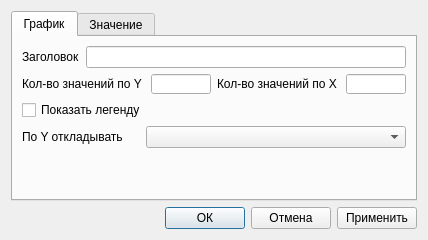
<?xml version="1.0" encoding="UTF-8"?>
<ui version="4.0">
 <class>ChartPreferencesDialog</class>
 <widget class="QDialog" name="ChartPreferencesDialog">
  <property name="geometry">
   <rect>
    <x>0</x>
    <y>0</y>
    <width>429</width>
    <height>243</height>
   </rect>
  </property>
  <property name="sizePolicy">
   <sizepolicy hsizetype="Fixed" vsizetype="Fixed">
    <horstretch>0</horstretch>
    <verstretch>0</verstretch>
   </sizepolicy>
  </property>
  <property name="windowTitle">
   <string>Настройки графика</string>
  </property>
  <layout class="QGridLayout" name="gridLayout_2">
   <property name="sizeConstraint">
    <enum>QLayout::SetFixedSize</enum>
   </property>
   <item row="0" column="0">
    <widget class="QTabWidget" name="tabWidget">
     <property name="currentIndex">
      <number>0</number>
     </property>
     <widget class="QWidget" name="chartTab">
      <attribute name="title">
       <string>График</string>
      </attribute>
      <layout class="QGridLayout" name="gridLayout">
       <item row="2" column="0">
        <widget class="QCheckBox" name="showLegendCheckBox">
         <property name="text">
          <string>Показать легенду</string>
         </property>
        </widget>
       </item>
       <item row="3" column="0">
        <layout class="QHBoxLayout" name="horizontalLayout_6">
         <item>
          <widget class="QLabel" name="yTraceLabel">
           <property name="text">
            <string>По Y откладывать</string>
           </property>
          </widget>
         </item>
         <item>
          <widget class="QComboBox" name="yTraceComboBox">
           <property name="minimumSize">
            <size>
             <width>260</width>
             <height>20</height>
            </size>
           </property>
          </widget>
         </item>
        </layout>
       </item>
       <item row="1" column="0">
        <layout class="QHBoxLayout" name="horizontalLayout_5">
         <item>
          <layout class="QHBoxLayout" name="horizontalLayout_3">
           <item>
            <widget class="QLabel" name="yValueLabel">
             <property name="text">
              <string>Кол-во значений по Y</string>
             </property>
            </widget>
           </item>
           <item>
            <widget class="QLineEdit" name="yValueLineEdit">
             <property name="maximumSize">
              <size>
               <width>60</width>
               <height>20</height>
              </size>
             </property>
            </widget>
           </item>
          </layout>
         </item>
         <item>
          <layout class="QHBoxLayout" name="horizontalLayout_4">
           <item>
            <widget class="QLabel" name="xValueLabel">
             <property name="text">
              <string>Кол-во значений по X</string>
             </property>
            </widget>
           </item>
           <item>
            <widget class="QLineEdit" name="xValueLineEdit">
             <property name="maximumSize">
              <size>
               <width>60</width>
               <height>20</height>
              </size>
             </property>
            </widget>
           </item>
          </layout>
         </item>
        </layout>
       </item>
       <item row="0" column="0">
        <layout class="QHBoxLayout" name="horizontalLayout_2">
         <item>
          <widget class="QLabel" name="titleLabel">
           <property name="text">
            <string>Заголовок</string>
           </property>
          </widget>
         </item>
         <item>
          <widget class="QLineEdit" name="titleLineEdit">
           <property name="minimumSize">
            <size>
             <width>300</width>
             <height>20</height>
            </size>
           </property>
          </widget>
         </item>
        </layout>
       </item>
       <item row="4" column="0">
        <spacer name="verticalSpacer">
         <property name="orientation">
          <enum>Qt::Vertical</enum>
         </property>
         <property name="sizeHint" stdset="0">
          <size>
           <width>20</width>
           <height>40</height>
          </size>
         </property>
        </spacer>
       </item>
      </layout>
     </widget>
     <widget class="QWidget" name="chartValueTab">
      <attribute name="title">
       <string>Значение</string>
      </attribute>
      <layout class="QGridLayout" name="gridLayout_3">
       <item row="0" column="0">
        <layout class="QHBoxLayout" name="horizontalLayout_7">
         <item>
          <widget class="QLabel" name="label">
           <property name="text">
            <string>Значение</string>
           </property>
          </widget>
         </item>
         <item>
          <spacer name="horizontalSpacer_2">
           <property name="orientation">
            <enum>Qt::Horizontal</enum>
           </property>
           <property name="sizeHint" stdset="0">
            <size>
             <width>40</width>
             <height>20</height>
            </size>
           </property>
          </spacer>
         </item>
         <item>
          <widget class="QComboBox" name="valueComboBox">
           <property name="minimumSize">
            <size>
             <width>280</width>
             <height>20</height>
            </size>
           </property>
          </widget>
         </item>
        </layout>
       </item>
       <item row="1" column="0">
        <layout class="QHBoxLayout" name="horizontalLayout_8">
         <item>
          <widget class="QLabel" name="label_2">
           <property name="text">
            <string>Заголовок</string>
           </property>
          </widget>
         </item>
         <item>
          <spacer name="horizontalSpacer_3">
           <property name="orientation">
            <enum>Qt::Horizontal</enum>
           </property>
           <property name="sizeHint" stdset="0">
            <size>
             <width>40</width>
             <height>20</height>
            </size>
           </property>
          </spacer>
         </item>
         <item>
          <widget class="QComboBox" name="titleComboBox">
           <property name="minimumSize">
            <size>
             <width>280</width>
             <height>20</height>
            </size>
           </property>
          </widget>
         </item>
        </layout>
       </item>
       <item row="2" column="0">
        <layout class="QHBoxLayout" name="horizontalLayout_13">
         <item>
          <widget class="QCheckBox" name="showInLegendCheckBox">
           <property name="text">
            <string>Выводить в легенде</string>
           </property>
          </widget>
         </item>
         <item>
          <spacer name="horizontalSpacer_4">
           <property name="orientation">
            <enum>Qt::Horizontal</enum>
           </property>
           <property name="sizeHint" stdset="0">
            <size>
             <width>40</width>
             <height>20</height>
            </size>
           </property>
          </spacer>
         </item>
         <item>
          <layout class="QHBoxLayout" name="horizontalLayout_9">
           <item>
            <widget class="QLabel" name="label_5">
             <property name="text">
              <string>Цвет</string>
             </property>
            </widget>
           </item>
           <item>
            <widget class="QComboBox" name="colorComboBox">
             <property name="minimumSize">
              <size>
               <width>100</width>
               <height>20</height>
              </size>
             </property>
            </widget>
           </item>
           <item>
            <widget class="QToolButton" name="colorToolButton">
             <property name="text">
              <string>...</string>
             </property>
            </widget>
           </item>
          </layout>
         </item>
        </layout>
       </item>
       <item row="3" column="0">
        <layout class="QHBoxLayout" name="horizontalLayout_14">
         <item>
          <layout class="QHBoxLayout" name="horizontalLayout_10">
           <item>
            <widget class="QLabel" name="label_3">
             <property name="text">
              <string>Маркер</string>
             </property>
            </widget>
           </item>
           <item>
            <widget class="QComboBox" name="markerComboBox">
             <property name="minimumSize">
              <size>
               <width>80</width>
               <height>20</height>
              </size>
             </property>
            </widget>
           </item>
          </layout>
         </item>
         <item>
          <spacer name="horizontalSpacer_5">
           <property name="orientation">
            <enum>Qt::Horizontal</enum>
           </property>
           <property name="sizeHint" stdset="0">
            <size>
             <width>40</width>
             <height>20</height>
            </size>
           </property>
          </spacer>
         </item>
         <item>
          <layout class="QHBoxLayout" name="horizontalLayout_11">
           <item>
            <widget class="QLabel" name="label_4">
             <property name="text">
              <string>Размер маркера</string>
             </property>
            </widget>
           </item>
           <item>
            <widget class="QLineEdit" name="markerSizeLineEdit">
             <property name="maximumSize">
              <size>
               <width>30</width>
               <height>20</height>
              </size>
             </property>
            </widget>
           </item>
          </layout>
         </item>
        </layout>
       </item>
       <item row="4" column="0">
        <layout class="QHBoxLayout" name="horizontalLayout_12">
         <item>
          <widget class="QCheckBox" name="showMarkerCheckBox">
           <property name="text">
            <string>Показать</string>
           </property>
          </widget>
         </item>
         <item>
          <widget class="QCheckBox" name="transparentMarkerCheckBox">
           <property name="text">
            <string>Прозрачный маркер</string>
           </property>
          </widget>
         </item>
         <item>
          <spacer name="horizontalSpacer_6">
           <property name="orientation">
            <enum>Qt::Horizontal</enum>
           </property>
           <property name="sizeHint" stdset="0">
            <size>
             <width>40</width>
             <height>20</height>
            </size>
           </property>
          </spacer>
         </item>
        </layout>
       </item>
      </layout>
     </widget>
    </widget>
   </item>
   <item row="1" column="0">
    <layout class="QHBoxLayout" name="horizontalLayout">
     <item>
      <spacer name="horizontalSpacer">
       <property name="orientation">
        <enum>Qt::Horizontal</enum>
       </property>
       <property name="sizeHint" stdset="0">
        <size>
         <width>40</width>
         <height>20</height>
        </size>
       </property>
      </spacer>
     </item>
     <item>
      <widget class="QPushButton" name="okButton">
       <property name="text">
        <string>ОК</string>
       </property>
      </widget>
     </item>
     <item>
      <widget class="QPushButton" name="cancelButton">
       <property name="text">
        <string>Отмена</string>
       </property>
      </widget>
     </item>
     <item>
      <widget class="QPushButton" name="applyButton">
       <property name="text">
        <string>Применить</string>
       </property>
      </widget>
     </item>
    </layout>
   </item>
  </layout>
 </widget>
 <resources/>
 <connections/>
</ui>
